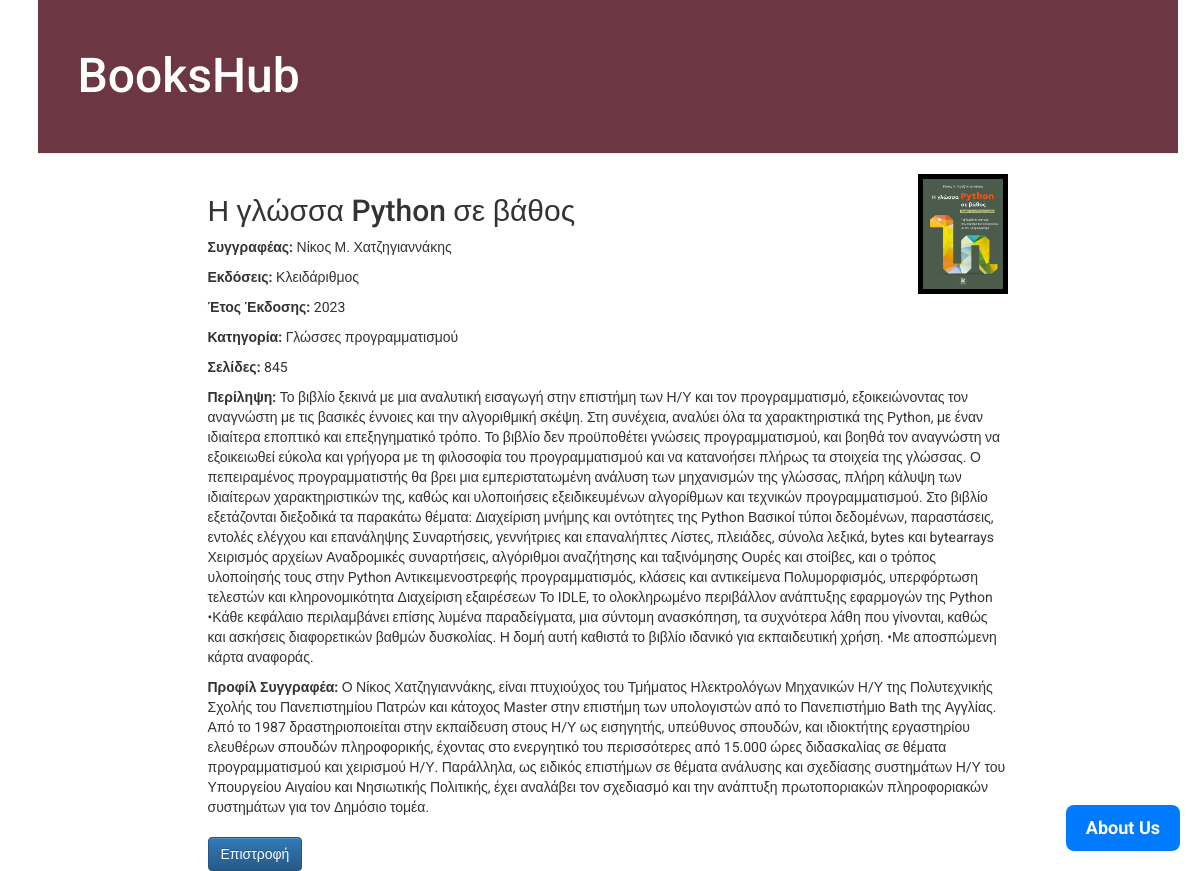
/books/book/2/, run on the app's committed database.
### books/models.py (models this page shows, shortened)
class Book(models.Model):
    title = models.CharField(max_length=200)
    author = models.ForeignKey(Author, on_delete=models.CASCADE)
    publisher = models.ForeignKey(Publisher, on_delete=models.CASCADE, related_name='books', null=True, blank=True)
    publish_year = models.IntegerField(blank=True, null=True)
    category = models.ForeignKey(BookCategory, on_delete=models.CASCADE)
    pages = models.IntegerField(blank=True, null=True)
    summary = models.TextField()
    cover = models.ImageField(upload_to='book_covers/', blank=True, null=True)

class Author(models.Model):
    first_name = models.CharField(max_length=50)
    last_name = models.CharField(max_length=50)
    biography = models.TextField(blank=True)

class Publisher(models.Model):
    name = models.CharField(max_length=100)

class BookCategory(models.Model):
    name = models.CharField(max_length=100)

### books/views.py (the view)
# urls.py: path('book/<int:pk>/', views.book_detail, name='book_detail'),
def book_detail(request, pk):
    book = get_object_or_404(Book, pk=pk)
    return render(request, 'books/book_detail.html', {'book': book})

### books/templates/books/book_detail.html
{% extends 'books/base.html' %}
{% block main_content %}
    <div class="book-detail">
        <div class="flex-container">
            <div class="text-section">
                <h2>{{ book.title }}</h2>
                {% if book.author %}
                    <p><strong>Συγγραφέας:</strong> {{ book.author.first_name }} {{ book.author.last_name }}</a></p>
                {% endif %}
                {% if book.publisher %}
                    <p><strong>Εκδόσεις:</strong> {{ book.publisher.name }}</a></p>
                {% endif %}
                <p><strong>Έτος Έκδοσης:</strong> {{ book.publish_year }}</p>
                {% if book.category %}
                    <p><strong>Κατηγορία:</strong> {{ book.category.name }}</a></p>
                {% endif %}
                <p><strong>Σελίδες:</strong> {{ book.pages }}</p>
            </div>
            <div class="top-section">
                {% if book.cover %}
                    <img src="{{ book.cover.url }}" alt="Εξώφυλλο του βιβλίου {{ book.title }}" class="book-cover">
                {% endif %}
            </div>
        </div>
        <p><strong>Περίληψη:</strong> {{ book.summary }}</p>
        {% if book.author.biography %}
            <p><strong>Προφίλ Συγγραφέα:</strong> {{ book.author.biography }}</p>
        {% endif %}
        <a href="{% url 'book_list' %}" class="btn btn-primary">Επιστροφή</a>
    </div>
{% endblock main_content %}

### books/templates/books/base.html (shortened to what this page needs)
{% load static %}
<!DOCTYPE html>
<html lang="el">
<head>
    <link rel="stylesheet" href="https://maxcdn.bootstrapcdn.com/bootstrap/3.3.7/css/bootstrap.min.css">
    <link rel="stylesheet" href="https://maxcdn.bootstrapcdn.com/bootstrap/3.3.7/css/bootstrap-theme.min.css">
    <link rel="stylesheet" href="{% static 'css/books.css' %}">
</head>
<body>
<div class="container">
    <div class="page-header">
        <h1><a href="/">BooksHub</a></h1>
    </div>
    {% block main_content %}{% endblock main_content %}
</div>
{% if 'about_us' not in request.path %}
    <a id="about-us-link" href="{% url 'about_us' %}">About Us</a>
{% endif %}
</body>
</html>

### books/static/css/books.css (style rules this page uses)
body { padding-left: 15px; font-family: 'Roboto', sans-serif; display: grid; grid-template-columns: repeat(auto-fit, minmax(300px, 1fr)); gap: 20px; }
.page-header { background-color: #6C3643; margin-top: 0; padding: 30px 30px 40px 40px; }
.page-header h1, .page-header h1 a, .page-header h1 a:visited, .page-header h1 a:active { color: #ffffff; font-size: 36pt; text-decoration: none; }
h1, h2, h3, h4 { font-family: 'Roboto', sans-serif; }
.container { max-width: 100%; margin: 0 auto; }
.book-detail img { vertical-align: middle; float: left; width: 100px; height: 100px; }
.book-detail { max-width: 800px; margin: 0 auto; }
.flex-container { display: flex; }
.text-section { flex-grow: 1; }
.book-cover { max-width: 90px; max-height: 90px; margin-left: 2px; border: 5px solid #000; box-sizing: border-box; min-height: 120px; }
.btn { margin-top: 10px; }

### books/templates/books/base.html (style rules this page uses)
#about-us-link { position: fixed; bottom: 20px; right: 20px; font-size: 18px; font-weight: bold; text-decoration: none; color: #ffffff; background-color: #007bff; padding: 10px 20px; border-radius: 8px; }

### data on the page
Book: title "Η γλώσσα Python σε βάθος", author.first_name "Νίκος Μ.", author.last_name "Χατζηγιαννάκης", publisher.name "Κλειδάριθμος", publish_year "2023", category.name "Γλώσσες προγραμματισμού", pages "845", cover (picture), summary "Το βιβλίο ξεκινά με μια αναλυτική εισαγωγή στην επιστήμη των Η/Υ και τον προγραμματισμό, εξοικειώνοντας τον αναγνώστη με τις βασικές έννοιες και την αλγοριθμική σκέψη. Στη συνέχεια, αναλύει όλα τα χαρακτηριστικά της Python, με έναν ιδιαίτερα εποπτικό και επεξηγηματικό τρόπο. Το βιβλίο δεν προϋποθέτει γνώσεις προγραμματισμού, και βοηθά τον αναγνώστη να εξοικειωθεί εύκολα και γρήγορα με τη φιλοσοφία του προγραμματισμού και να κατανοήσει πλήρως τα στοιχεία της γλώσσας. Ο πεπειραμένος προγραμματιστής θα βρει μια εμπεριστατωμένη ανάλυση των μηχανισμών της γλώσσας, πλήρη κάλυψη των ιδιαίτερων χαρακτηριστικών της, καθώς και υλοποιήσεις εξειδικευμένων αλγορίθμων και τεχνικών προγραμματισμού. Στο…", author.biography "Ο Νίκος Χατζηγιαννάκης, είναι πτυχιούχος του Τμήματος Ηλεκτρολόγων Μηχανικών Η/Υ της Πολυτεχνικής Σχολής του Πανεπιστημίου Πατρών και κάτοχος Master στην επιστήμη των υπολογιστών από το Πανεπιστήμιο Bath της Αγγλίας. Από το 1987 δραστηριοποιείται στην εκπαίδευση στους Η/Υ ως εισηγητής, υπεύθυνος σπουδών, και ιδιοκτήτης εργαστηρίου ελευθέρων σπουδών πληροφορικής, έχοντας στο ενεργητικό του περισσότερες από 15.000 ώρες διδασκαλίας σε θέματα προγραμματισμού και χειρισμού Η/Υ. Παράλληλα, ως ειδικός επιστήμων σε θέματα ανάλυσης και σχεδίασης συστημάτων Η/Υ του Υπουργείου Αιγαίου και Nησιωτικής Πολιτικής, έχει αναλάβει τον σχεδιασμό και την ανάπτυξη πρωτοποριακών πληροφοριακών συστημάτων για τον…"
